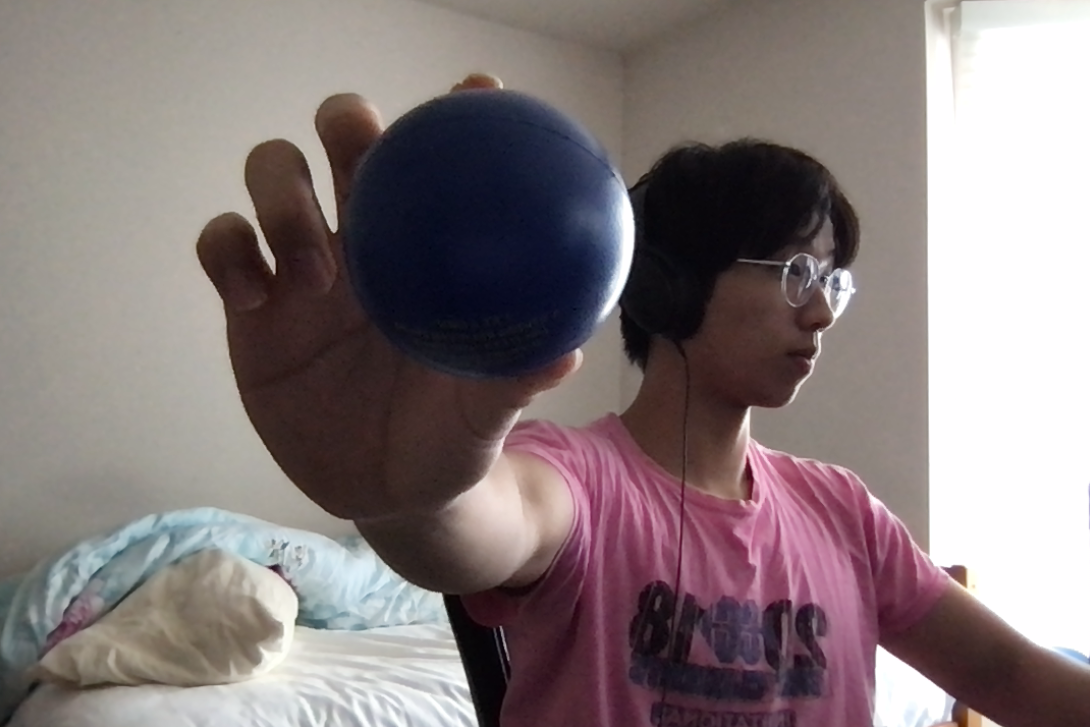
#> input picture blue.png, 1090 x 727 px
$ python range2.py
#> lines starting #> are read from the running program, lines starting #| are printed output that depends on the picture; after the words box and inside, x2 and y2 are one past the last pixel; in counts of white or black regions, pixels touching at a corner belong together
import cv2
import numpy as np

def nothing(x):
    pass

# Load image
image = cv2.imread('blue.png')
#> image is the input picture: shape (727, 1090, 3); mean B, G, R 123.1, 122.1, 133.7

# Create a window
cv2.namedWindow('image')

# Create trackbars for color change
# Hue is from 0-179 for Opencv
cv2.createTrackbar('HMin', 'image', 0, 179, nothing)
#> slider 'HMin' is set to 35
cv2.createTrackbar('SMin', 'image', 0, 255, nothing)
#> slider 'SMin' is set to 51
cv2.createTrackbar('VMin', 'image', 0, 255, nothing)
#> slider 'VMin' is set to 51
cv2.createTrackbar('HMax', 'image', 0, 179, nothing)
#> slider 'HMax' is set to 179
cv2.createTrackbar('SMax', 'image', 0, 255, nothing)
#> slider 'SMax' is set to 255
cv2.createTrackbar('VMax', 'image', 0, 255, nothing)
#> slider 'VMax' is set to 255

# Set default value for Max HSV trackbars
cv2.setTrackbarPos('HMax', 'image', 179)
cv2.setTrackbarPos('SMax', 'image', 255)
cv2.setTrackbarPos('VMax', 'image', 255)

# Initialize HSV min/max values
hMin = sMin = vMin = hMax = sMax = vMax = 0
phMin = psMin = pvMin = phMax = psMax = pvMax = 0

while(1):
    # Get current positions of all trackbars
    hMin = cv2.getTrackbarPos('HMin', 'image')
    sMin = cv2.getTrackbarPos('SMin', 'image')
    vMin = cv2.getTrackbarPos('VMin', 'image')
    hMax = cv2.getTrackbarPos('HMax', 'image')
    sMax = cv2.getTrackbarPos('SMax', 'image')
    vMax = cv2.getTrackbarPos('VMax', 'image')

    # Set minimum and maximum HSV values to display
    lower = np.array([hMin, sMin, vMin])
    upper = np.array([hMax, sMax, vMax])

    # Convert to HSV format and color threshold
    hsv = cv2.cvtColor(image, cv2.COLOR_BGR2HSV)
#> hsv: shape (727, 1090, 3); mean H, S, V 72.2, 55.3, 136.6
    mask = cv2.inRange(hsv, lower, upper)
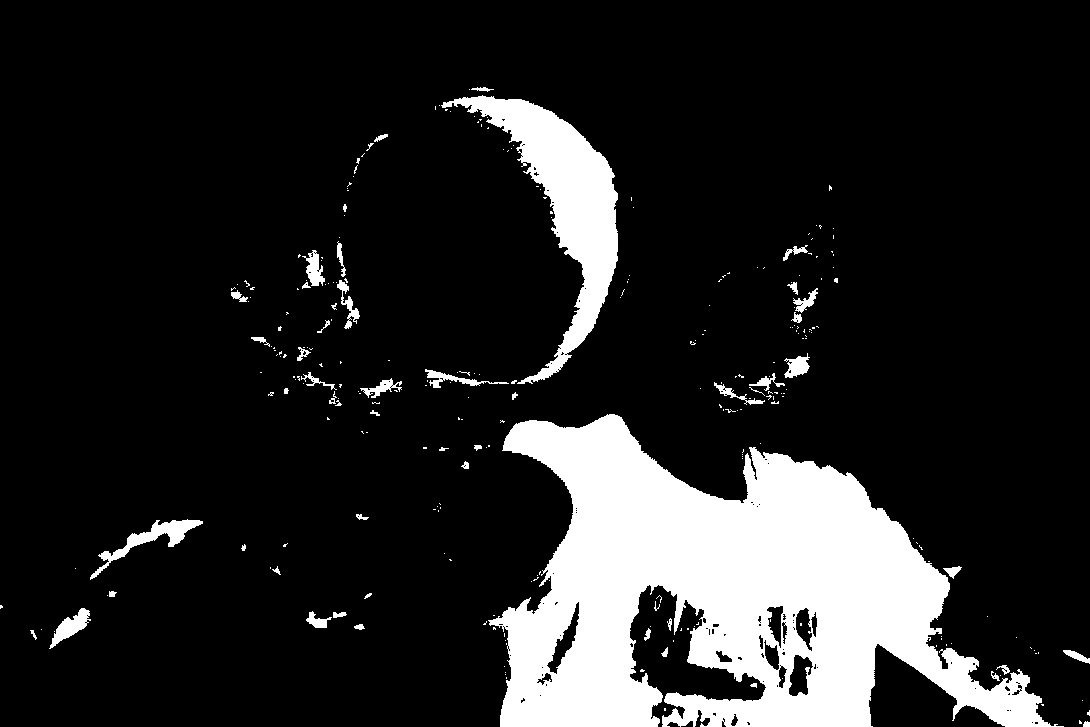
#> mask: shape (727, 1090); 14.6% white; 282 white regions (228 under 20 px), largest, box (x1, y1, x2, y2) and area: (488, 414, 1064, 727) 93780, (441, 95, 618, 384) 14171, (90, 519, 203, 580) 1345
    result = cv2.bitwise_and(image, image, mask=mask)
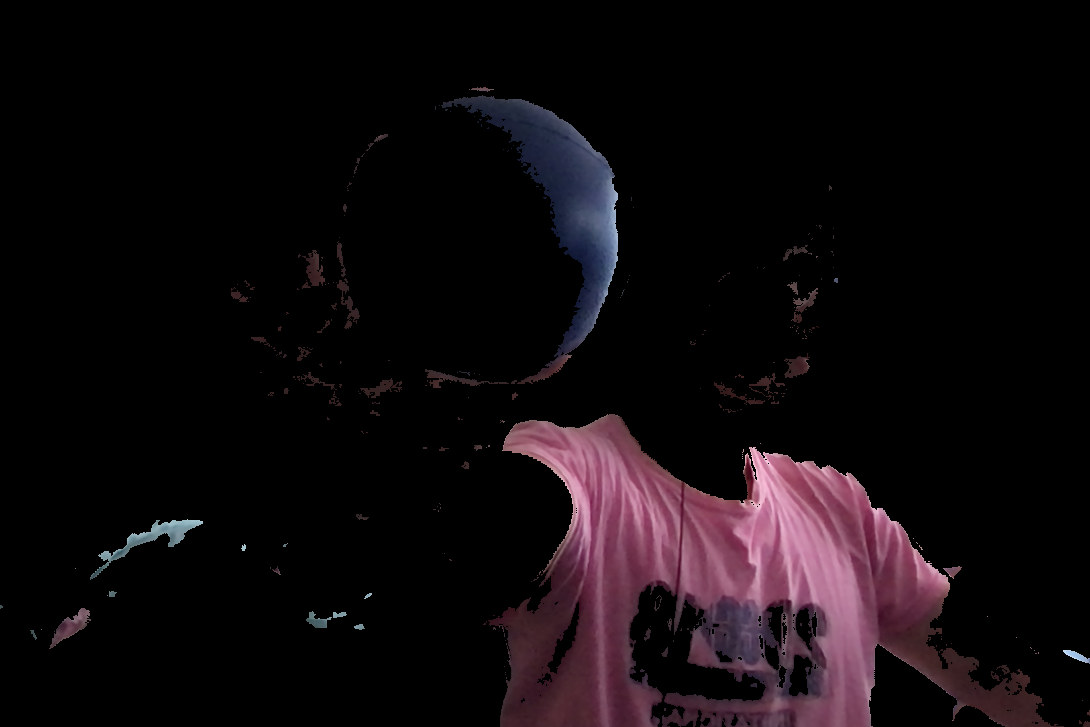
#> result: shape (727, 1090, 3); mean B, G, R 13, 10.1, 15.9

    # Print if there is a change in HSV value
    if((phMin != hMin) | (psMin != sMin) | (pvMin != vMin) | (phMax != hMax) | (psMax != sMax) | (pvMax != vMax) ):
        print("(rMin = %d , gMin = %d, bMin = %d), (rMax = %d , gMax = %d, bMax = %d)" % (hMin , sMin , vMin, hMax, sMax , vMax))
        phMin = hMin
        psMin = sMin
        pvMin = vMin
        phMax = hMax
        psMax = sMax
        pvMax = vMax

    # Display result image
    cv2.imshow('image', result)
    if cv2.waitKey(10) & 0xFF == ord('q'):
#> (key q is pressed here)
        break

cv2.destroyAllWindows()

$ run again, with orange.png copied over blue.png
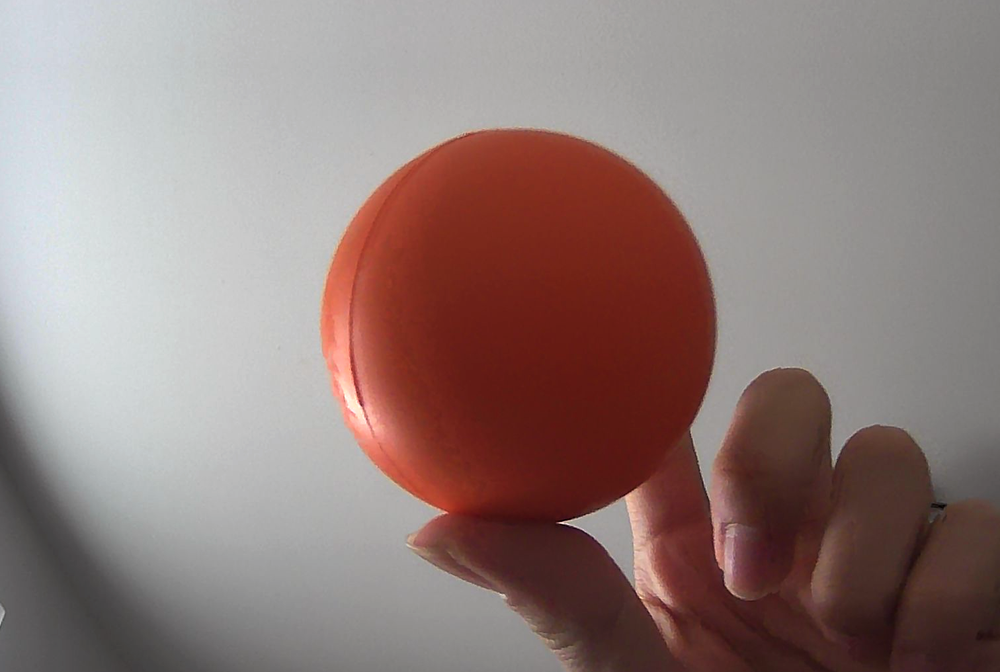
#> input picture orange.png, 1000 x 672 px, shrunk from 1512 x 1016 before the run
#> image is the input picture: shape (672, 1000, 3); mean B, G, R 122.5, 125.6, 145.5
#> hsv: shape (672, 1000, 3); mean H, S, V 36.2, 58.1, 146.7
#> `mask = cv2.inRange(hsv, lower, upper)`:
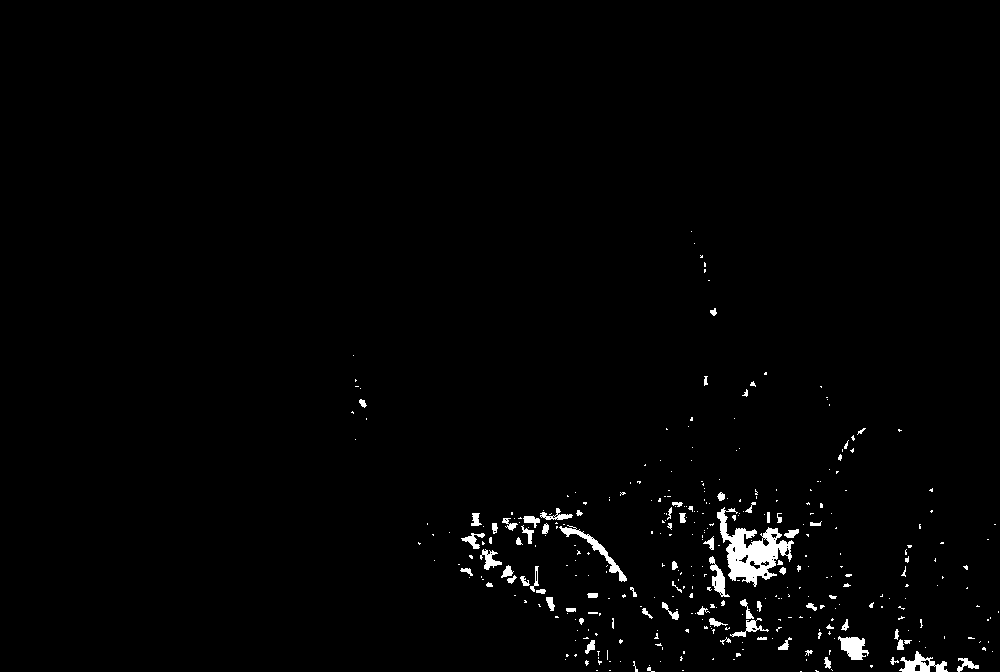
#> mask: shape (672, 1000); 1.4% white; 360 white regions (285 under 20 px), largest, box (x1, y1, x2, y2) and area: (717, 507, 794, 587) 2427, (559, 525, 627, 582) 530, (899, 651, 948, 672) 464
#> `result = cv2.bitwise_and(image, image, mask=mask)`:
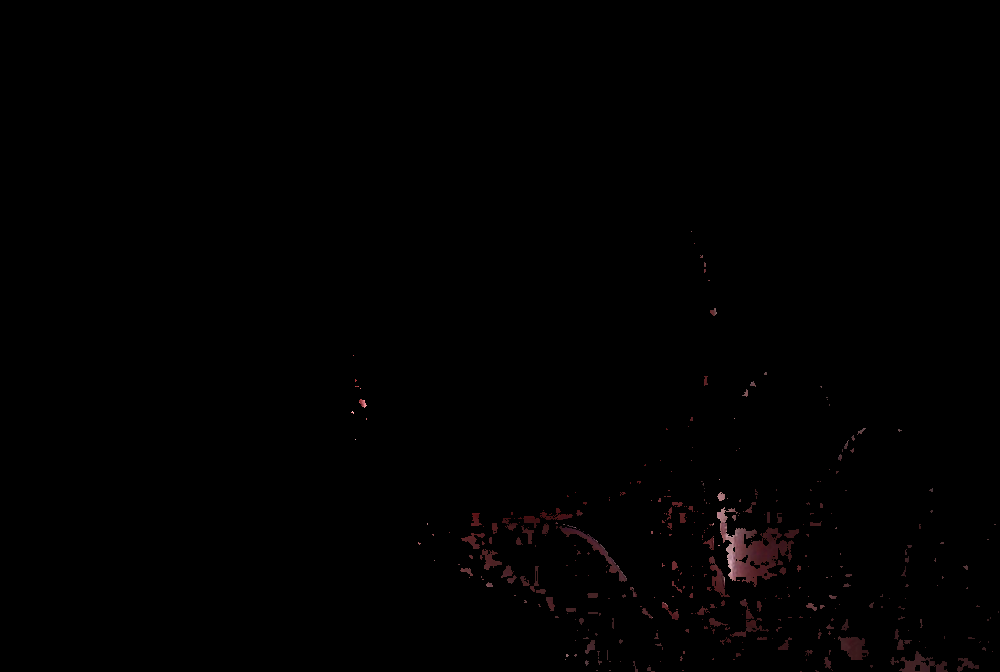
#> result: shape (672, 1000, 3); mean B, G, R 0.6, 0.6, 1.1

$ run again, with fruits.jpg saved as blue.png
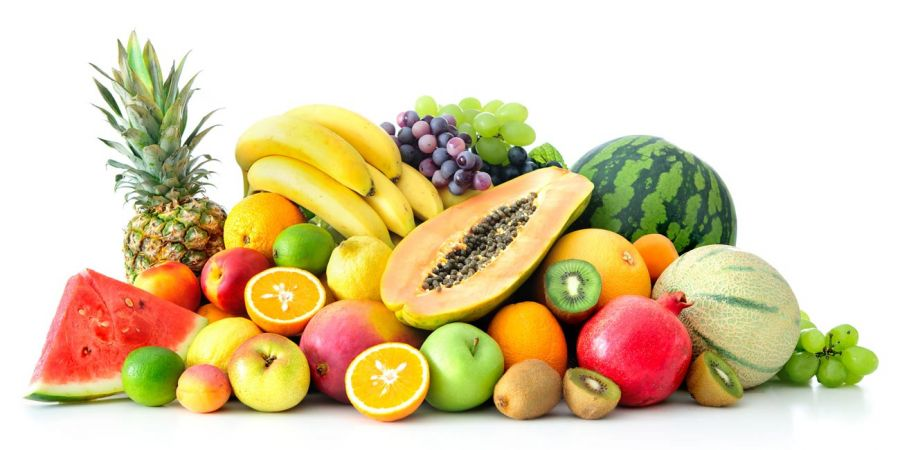
#> input picture fruits.jpg, 900 x 450 px
#> image is the input picture: shape (450, 900, 3); mean B, G, R 167.2, 204.4, 220.9
#> hsv: shape (450, 900, 3); mean H, S, V 26.9, 76.7, 225.5
#> `mask = cv2.inRange(hsv, lower, upper)`:
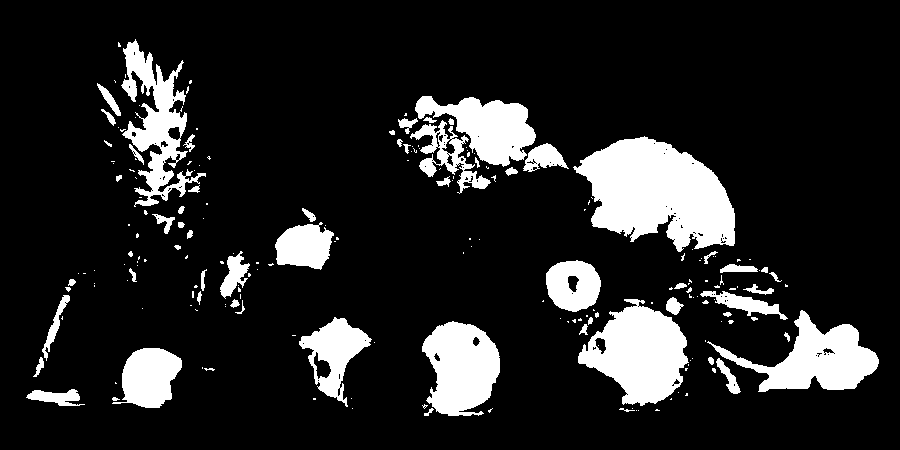
#> mask: shape (450, 900); 14.4% white; 204 white regions (140 under 20 px), largest, box (x1, y1, x2, y2) and area: (573, 136, 735, 252) 12015, (578, 299, 689, 406) 7101, (707, 310, 879, 392) 5696
#> `result = cv2.bitwise_and(image, image, mask=mask)`:
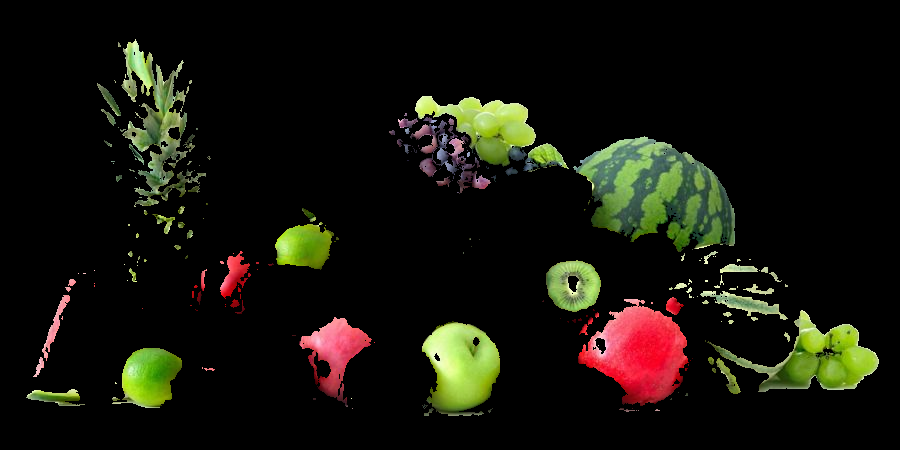
#> result: shape (450, 900, 3); mean B, G, R 11.2, 19.9, 20.9

$ run again, with table.jpeg saved as blue.png
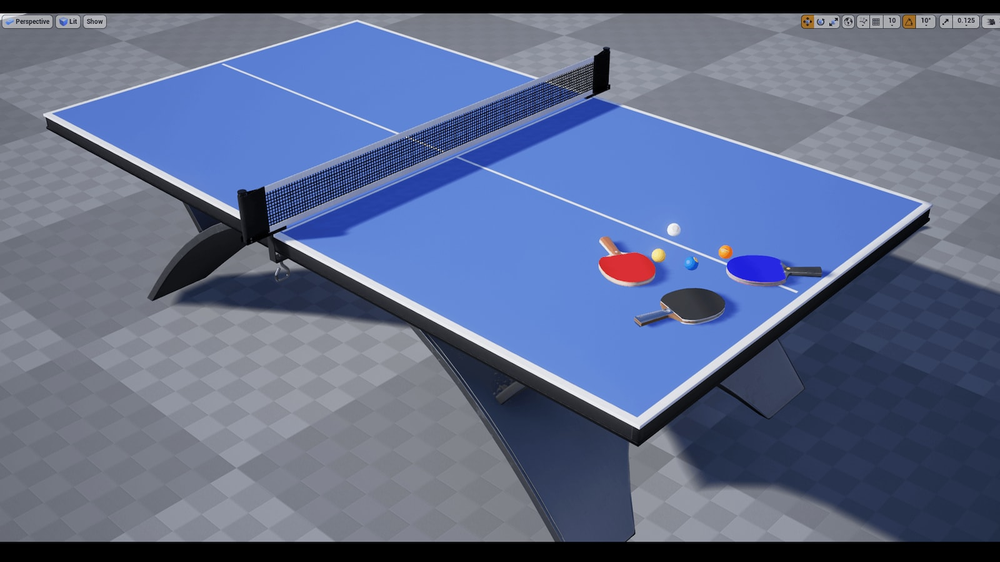
#> input picture table.jpeg, 1000 x 562 px, shrunk from 1600 x 900 before the run
#> image is the input picture: shape (562, 1000, 3); mean B, G, R 138.5, 107.3, 95.1
#> hsv: shape (562, 1000, 3); mean H, S, V 106.4, 74.2, 139.1
#> `mask = cv2.inRange(hsv, lower, upper)`:
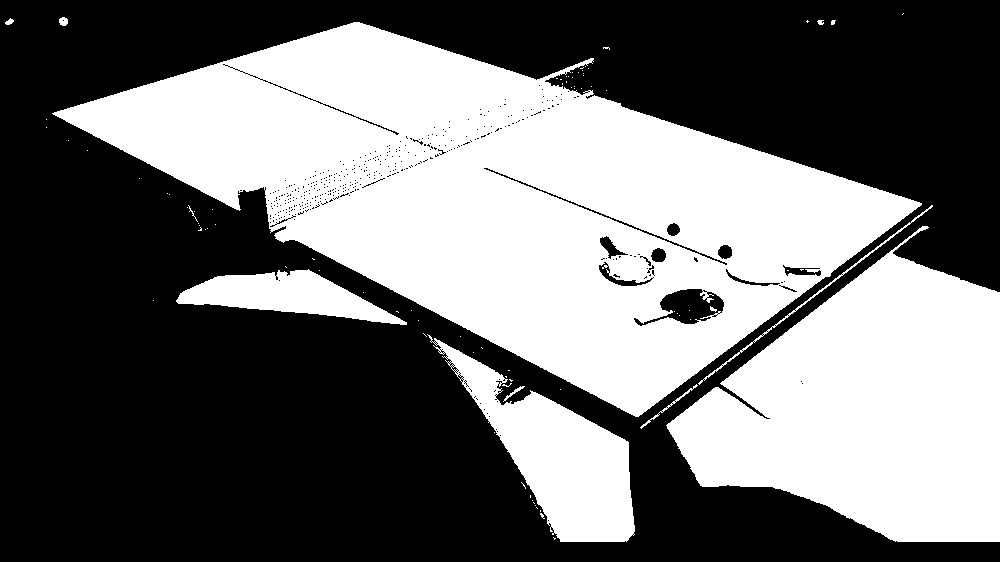
#> mask: shape (562, 1000); 43.3% white; 87 white regions (75 under 20 px), largest, box (x1, y1, x2, y2) and area: (52, 22, 922, 417) 155593, (666, 226, 1000, 542) 64450, (427, 334, 635, 542) 15993
#> `result = cv2.bitwise_and(image, image, mask=mask)`:
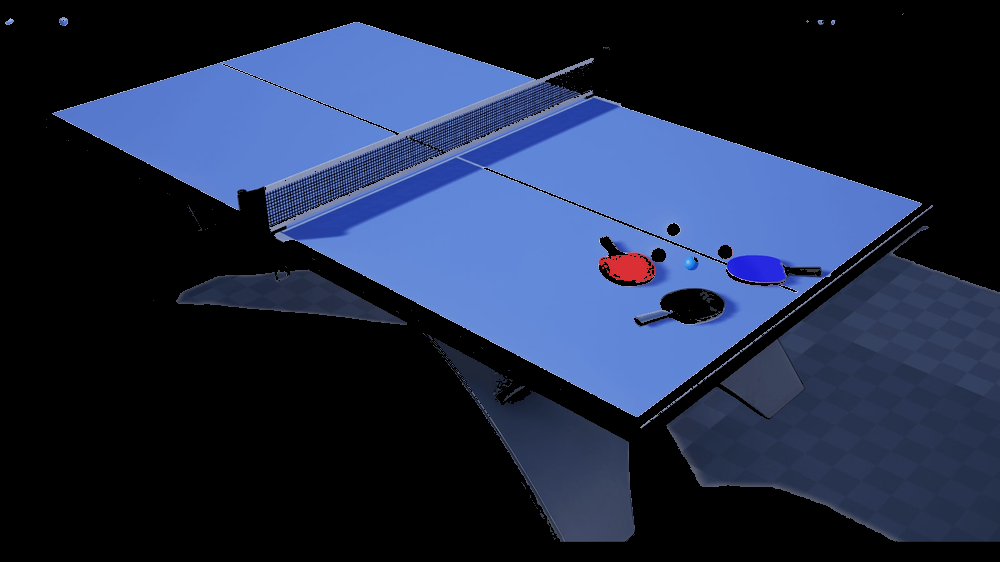
#> result: shape (562, 1000, 3); mean B, G, R 69, 43.1, 32.4
